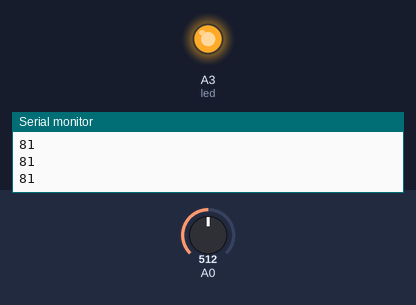
A sketch run on a simulated Arduino Uno, built with avr-gcc and run on an emulated ATmega328P. On the bench: output pins drawn as LEDs (lit = HIGH), the last lines printed to the serial monitor. Inputs (shaded band) come from the test bench; at power-on: A0 = 512.

Above: at 1.2 s.
1.3 s: A0 set to 776
2.8 s: A0 set to 808
At 3.2 s:
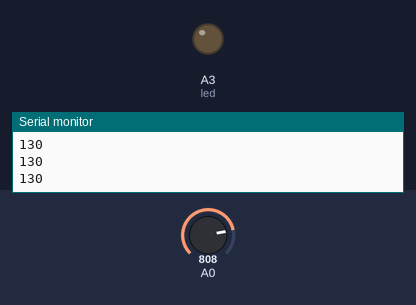
4.3 s: A0 set to 716
At 5.2 s:
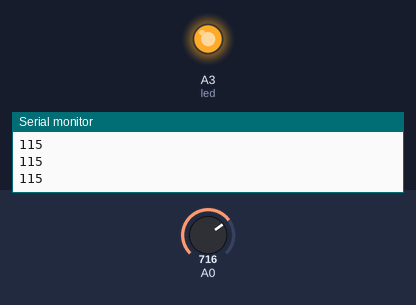
5.8 s: A0 set to 900
At 6.4 s:
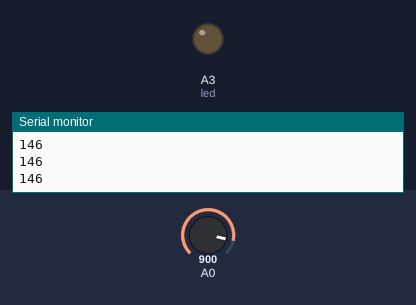
Timing chart, 0 to 8.3 s (numbered marks = the images above; inputs shaded):
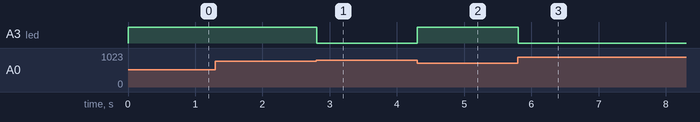

The sketch:

back_up_led.ino
```cpp
int sensorReading = 0;
int led = A3;
void setup()
{
  pinMode(A0, INPUT);
  Serial.begin(9600);

  pinMode(led, OUTPUT);
}

void loop()
{

  sensorReading = analogRead(A0);
  sensorReading = map(sensorReading,26,923,0,150);
  Serial.println(sensorReading);

  analogWrite(led, 255-sensorReading);
 //tone(9, 440 * pow(2.0, (constrain(int(map(sensorReading, 0, 1023, 36, 84)), 35, 127) - 57) / 12.0), 1000);
  delay(10);
}
```

Measured:
- the behaviour switches between 791 and 792 on A0 (found by bisection; images 0 and 1)
- after the input at 2.8 s, A3 (led): HIGH → LOW at once
- after the input at 4.3 s, A3 (led): LOW → HIGH at once
- after the input at 5.8 s, A3 (led): HIGH → LOW at once
